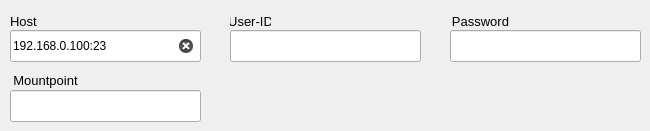
        <widget class="QWidget" name="tab_ntrip">
         <attribute name="title">
          <string>NTRIP Client</string>
         </attribute>
         <widget class="QLineEdit" name="lineEdit_str2str_in_ntrip_pass">
          <property name="geometry">
           <rect>
            <x>450</x>
            <y>30</y>
            <width>191</width>
            <height>32</height>
           </rect>
          </property>
          <property name="clearButtonEnabled">
           <bool>true</bool>
          </property>
         </widget>
         <widget class="QLabel" name="label_16">
          <property name="geometry">
           <rect>
            <x>450</x>
            <y>11</y>
            <width>61</width>
            <height>20</height>
           </rect>
          </property>
          <property name="font">
           <font>
            <pointsize>10</pointsize>
           </font>
          </property>
          <property name="text">
           <string>Password</string>
          </property>
          <property name="alignment">
           <set>Qt::AlignCenter</set>
          </property>
         </widget>
         <widget class="QLineEdit" name="lineEdit_str2str_in_ntrip_userid">
          <property name="geometry">
           <rect>
            <x>230</x>
            <y>30</y>
            <width>191</width>
            <height>32</height>
           </rect>
          </property>
          <property name="clearButtonEnabled">
           <bool>true</bool>
          </property>
         </widget>
         <widget class="QLineEdit" name="lineEdit_str2str_in_ntrip_mountpoint">
          <property name="geometry">
           <rect>
            <x>10</x>
            <y>90</y>
            <width>191</width>
            <height>32</height>
           </rect>
          </property>
          <property name="clearButtonEnabled">
           <bool>true</bool>
          </property>
         </widget>
         <widget class="QLabel" name="label_14">
          <property name="geometry">
           <rect>
            <x>10</x>
            <y>70</y>
            <width>71</width>
            <height>20</height>
           </rect>
          </property>
          <property name="font">
           <font>
            <pointsize>10</pointsize>
           </font>
          </property>
          <property name="text">
           <string>Mountpoint</string>
          </property>
          <property name="alignment">
           <set>Qt::AlignCenter</set>
          </property>
         </widget>
         <widget class="QLabel" name="label_15">
          <property name="geometry">
           <rect>
            <x>230</x>
            <y>11</y>
            <width>41</width>
            <height>20</height>
           </rect>
          </property>
          <property name="font">
           <font>
            <pointsize>10</pointsize>
           </font>
          </property>
          <property name="text">
           <string>User-ID</string>
          </property>
          <property name="alignment">
           <set>Qt::AlignCenter</set>
          </property>
         </widget>
         <widget class="QLabel" name="label_12">
          <property name="geometry">
           <rect>
            <x>10</x>
            <y>11</y>
            <width>90</width>
            <height>21</height>
           </rect>
          </property>
          <property name="font">
           <font>
            <pointsize>10</pointsize>
            <weight>50</weight>
            <bold>false</bold>
           </font>
          </property>
          <property name="text">
           <string>Host</string>
          </property>
         </widget>
         <widget class="QLineEdit" name="lineEdit_str2str_in_ntrip_host">
          <property name="geometry">
           <rect>
            <x>10</x>
            <y>30</y>
            <width>191</width>
            <height>32</height>
           </rect>
          </property>
          <property name="text">
           <string>192.168.0.100:23</string>
          </property>
          <property name="clearButtonEnabled">
           <bool>true</bool>
          </property>
         </widget>
        </widget>
